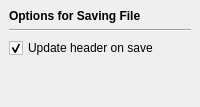
        <widget class="QWidget" name="save" >
         <layout class="QGridLayout" >
          <property name="margin" >
           <number>9</number>
          </property>
          <property name="spacing" >
           <number>6</number>
          </property>
          <item row="2" column="0" >
           <widget class="QFrame" name="frame_6" >
            <layout class="QGridLayout" >
             <property name="margin" >
              <number>0</number>
             </property>
             <property name="spacing" >
              <number>6</number>
             </property>
             <item row="0" column="0" >
              <widget class="QCheckBox" name="chkHeaderAuto" >
               <property name="sizePolicy" >
                <sizepolicy>
                 <hsizetype>7</hsizetype>
                 <vsizetype>0</vsizetype>
                 <horstretch>0</horstretch>
                 <verstretch>0</verstretch>
                </sizepolicy>
               </property>
               <property name="whatsThis" >
                <string>&lt;h3>Update header on save&lt;/h3>Check this opton to automatically have your header updated while saving. The information will be querried from Personalize tab. </string>
               </property>
               <property name="text" >
                <string>Update header on save</string>
               </property>
               <property name="checked" >
                <bool>true</bool>
               </property>
              </widget>
             </item>
            </layout>
           </widget>
          </item>
          <item row="3" column="0" >
           <spacer>
            <property name="orientation" >
             <enum>Qt::Vertical</enum>
            </property>
            <property name="sizeHint" >
             <size>
              <width>20</width>
              <height>40</height>
             </size>
            </property>
           </spacer>
          </item>
          <item row="0" column="0" >
           <widget class="QLabel" name="label_7" >
            <property name="sizePolicy" >
             <sizepolicy>
              <hsizetype>7</hsizetype>
              <vsizetype>5</vsizetype>
              <horstretch>0</horstretch>
              <verstretch>0</verstretch>
             </sizepolicy>
            </property>
            <property name="font" >
             <font>
              <weight>75</weight>
              <bold>true</bold>
             </font>
            </property>
            <property name="text" >
             <string>Options for Saving File</string>
            </property>
           </widget>
          </item>
          <item row="1" column="0" >
           <widget class="Line" name="line_5" >
            <property name="orientation" >
             <enum>Qt::Horizontal</enum>
            </property>
           </widget>
          </item>
         </layout>
        </widget>
